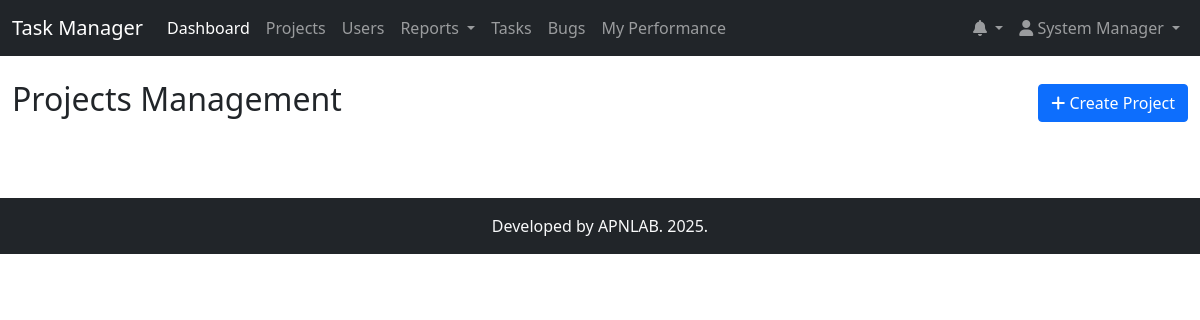
The page /projects.php (signed in) on the database as committed earlier.
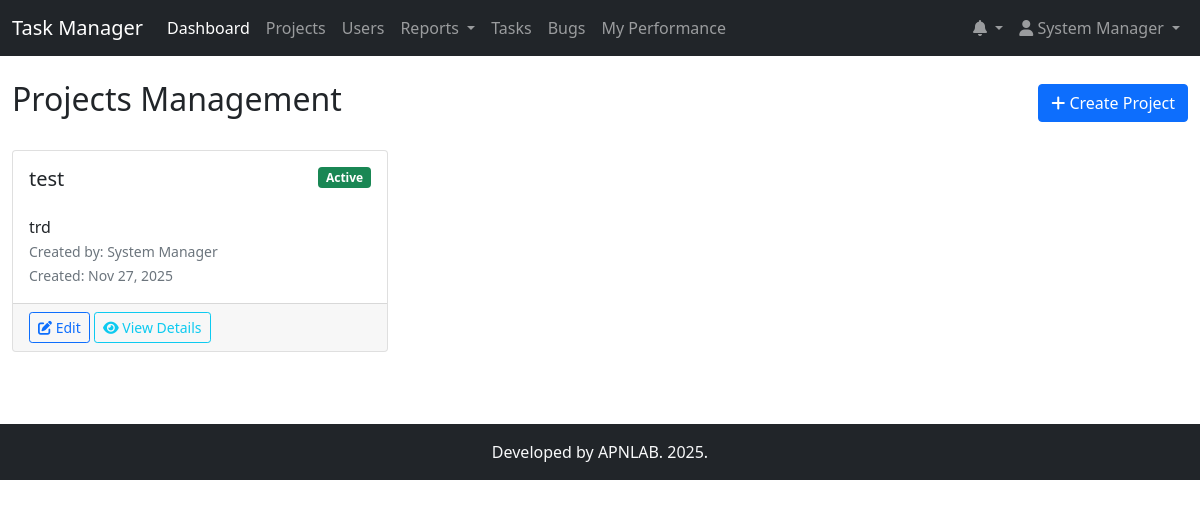
The same page on the database as committed later.
### tables this page shows
CREATE TABLE `projects` (
  `id` int(11) NOT NULL,
  `name` varchar(255) NOT NULL,
  `icon` varchar(255) DEFAULT NULL,
  `description` text DEFAULT NULL,
  `git_url` varchar(255) DEFAULT NULL,
  `status` enum('active','inactive','completed') DEFAULT 'active',
  `created_by` int(11) NOT NULL,
  `created_at` timestamp NOT NULL DEFAULT current_timestamp(),
  `updated_at` timestamp NOT NULL DEFAULT current_timestamp() ON UPDATE current_timestamp()
);

CREATE TABLE `users` (
  `id` int(11) NOT NULL,
  `email` varchar(255) NOT NULL,
  `name` varchar(255) NOT NULL,
  `password` varchar(255) NOT NULL,
  `role` enum('manager','qa','developer') NOT NULL,
  `status` enum('active','inactive') DEFAULT 'active',
  `image` varchar(255) DEFAULT NULL,
  `created_by` int(11) DEFAULT NULL,
  `created_at` timestamp NOT NULL DEFAULT current_timestamp()
);

### projects.php (the view, shortened to what this page needs)
<?php
$database = new Database();
$db = $database->getConnection();
$projects = $db->query("
    SELECT p.*, u.name as created_by_name
    FROM projects p
    LEFT JOIN users u ON p.created_by = u.id
    ORDER BY p.created_at DESC
")->fetchAll(PDO::FETCH_ASSOC);
?>
<!DOCTYPE html>
<html lang="en">
<head>
    <link href="https://cdn.jsdelivr.net/npm/bootstrap@5.1.3/dist/css/bootstrap.min.css" rel="stylesheet">
    <link href="https://cdnjs.cloudflare.com/ajax/libs/font-awesome/6.0.0/css/all.min.css" rel="stylesheet">
</head>
<body>
    <?php include 'includes/header.php'; ?>
    <div class="container-fluid mt-4">
        <div class="row">
            <div class="col-12">
                <div class="d-flex justify-content-between align-items-center mb-4">
                    <h2>Projects Management</h2>
                    <button class="btn btn-primary" data-bs-toggle="modal" data-bs-target="#createProjectModal">
                        <i class="fas fa-plus"></i> Create Project
                    </button>
                </div>
                <div class="row">
                    <?php foreach ($projects as $project): ?>
                    <div class="col-md-4 mb-4">
                        <div class="card h-100">
                            <div class="card-body">
                                <div class="d-flex justify-content-between align-items-start mb-3">
                                    <h5 class="card-title">
                                        <?= htmlspecialchars($project['name']) ?>
                                    </h5>
                                    <span class="badge bg-<?= $project['status'] == 'active' ? 'success' : ($project['status'] == 'completed' ? 'info' : 'secondary') ?>">
                                        <?= ucfirst($project['status']) ?>
                                    </span>
                                </div>
                                <div class="card-text"><?= $project['description'] ?></div>
                                <div class="mt-auto">
                                    <small class="text-muted">
                                        Created by: <?= htmlspecialchars($project['created_by_name']) ?><br>
                                        Created: <?= date('M j, Y', strtotime($project['created_at'])) ?>
                                    </small>
                                </div>
                            </div>
                            <div class="card-footer">
                                <button class="btn btn-sm btn-outline-primary edit-project"
                                        data-project='<?= htmlspecialchars(json_encode($project)) ?>'>
                                    <i class="fas fa-edit"></i> Edit
                                </button>
                                <a href="project_details.php?id=<?= $project['id'] ?>" class="btn btn-sm btn-outline-info">
                                    <i class="fas fa-eye"></i> View Details
                                </a>
                            </div>
                        </div>
                    </div>
                    <?php endforeach; ?>
                </div>
            </div>
        </div>
    </div>
</body>
<footer class="bg-dark text-light text-center py-3 mt-5">
    <div class="container">
        <p class="mb-0">Developed by APNLAB. 2025.</p>
    </div>
</footer>
</html>

### includes/header.php (shortened to what this page needs)
<nav class="navbar navbar-expand-lg navbar-dark bg-dark">
    <div class="container-fluid">
        <a class="navbar-brand" href="dashboard.php">Task Manager</a>
        <div class="collapse navbar-collapse" id="navbarNav">
            <ul class="navbar-nav me-auto">
                <li class="nav-item">
                    <a class="nav-link active" href="dashboard.php">Dashboard</a>
                </li>
                <?php if ($_SESSION['user_role'] == 'manager'): ?>
                <li class="nav-item">
                    <a class="nav-link" href="projects.php">Projects</a>
                </li>
                <li class="nav-item">
                    <a class="nav-link" href="users.php">Users</a>
                </li>
                <li class="nav-item dropdown">
                    <a class="nav-link dropdown-toggle" href="#" id="reportsDropdown" role="button" data-bs-toggle="dropdown">
                        Reports
                    </a>
                </li>
                <?php endif; ?>
                <li class="nav-item">
                    <a class="nav-link" href="tasks.php">Tasks</a>
                </li>
                <li class="nav-item">
                    <a class="nav-link" href="bugs.php">Bugs</a>
                </li>
                <li class="nav-item">
                    <a class="nav-link" href="my_performance.php">My Performance</a>
                </li>
            </ul>
            <ul class="navbar-nav">
                <li class="nav-item dropdown">
                    <a class="nav-link dropdown-toggle" href="#" id="navbarDropdown" role="button" data-bs-toggle="dropdown">
                        <i class="fas fa-bell"></i>
                    </a>
                </li>
                <li class="nav-item dropdown">
                    <a class="nav-link dropdown-toggle" href="#" id="userDropdown" role="button" data-bs-toggle="dropdown">
                        <i class="fas fa-user"></i> <?= htmlspecialchars($_SESSION['user_name']) ?>
                    </a>
                </li>
            </ul>
        </div>
    </div>
</nav>

Rows that differ between the two databases and show on the page:
added projects: name "test", status "Active", description "trd", created_by.name "System Manager", created_at "Nov 27, 2025"
